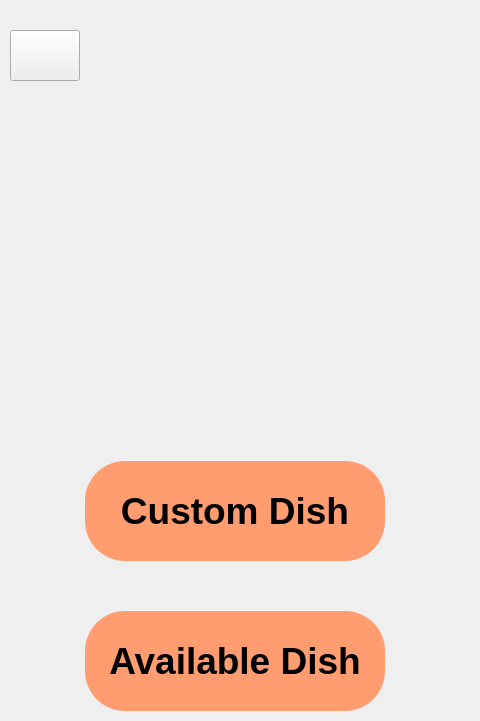
   <widget class="QWidget" name="secondScreen">
    <attribute name="title">
     <string>secondScreen</string>
    </attribute>
    <widget class="QLabel" name="label_3">
     <property name="geometry">
      <rect>
       <x>60</x>
       <y>130</y>
       <width>341</width>
       <height>281</height>
      </rect>
     </property>
     <property name="styleSheet">
      <string notr="true">background-image: url(:/newPrefix/Images/icons/secondIcon.jpg);</string>
     </property>
     <property name="text">
      <string/>
     </property>
     <property name="pixmap">
      <pixmap resource="images.qrc">:/newPrefix/Images/icons/secondIcon.jpg</pixmap>
     </property>
     <property name="scaledContents">
      <bool>true</bool>
     </property>
    </widget>
    <widget class="QWidget" name="horizontalLayoutWidget_2">
     <property name="geometry">
      <rect>
       <x>0</x>
       <y>460</y>
       <width>471</width>
       <height>102</height>
      </rect>
     </property>
     <layout class="QHBoxLayout" name="horizontalLayout_3">
      <item>
       <widget class="QPushButton" name="customDishButton">
        <property name="minimumSize">
         <size>
          <width>300</width>
          <height>100</height>
         </size>
        </property>
        <property name="maximumSize">
         <size>
          <width>300</width>
          <height>100</height>
         </size>
        </property>
        <property name="font">
         <font>
          <pointsize>28</pointsize>
          <weight>75</weight>
          <bold>true</bold>
         </font>
        </property>
        <property name="styleSheet">
         <string notr="true">QPushButton {
    background-color: rgb(255, 157, 112);
    border-radius: 40px;
    border-color: beige;
}
QPushButton:pressed {
    background-color: rgb(216, 131, 95);
    border-style: inset;
}</string>
        </property>
        <property name="text">
         <string>Custom Dish</string>
        </property>
       </widget>
      </item>
     </layout>
    </widget>
    <widget class="QWidget" name="horizontalLayoutWidget_3">
     <property name="geometry">
      <rect>
       <x>0</x>
       <y>610</y>
       <width>471</width>
       <height>102</height>
      </rect>
     </property>
     <layout class="QHBoxLayout" name="horizontalLayout_4">
      <item>
       <widget class="QPushButton" name="availableCuisinesButton">
        <property name="minimumSize">
         <size>
          <width>300</width>
          <height>100</height>
         </size>
        </property>
        <property name="maximumSize">
         <size>
          <width>300</width>
          <height>100</height>
         </size>
        </property>
        <property name="font">
         <font>
          <pointsize>28</pointsize>
          <weight>75</weight>
          <bold>true</bold>
         </font>
        </property>
        <property name="styleSheet">
         <string notr="true">QPushButton {
    background-color: rgb(255, 157, 112);
    border-radius: 40px;
    border-color: beige;
}
QPushButton:pressed {
    background-color: rgb(216, 131, 95);
    border-style: inset;
}</string>
        </property>
        <property name="text">
         <string>Available Dish</string>
        </property>
       </widget>
      </item>
     </layout>
    </widget>
    <widget class="QPushButton" name="back2_1Button">
     <property name="geometry">
      <rect>
       <x>10</x>
       <y>30</y>
       <width>70</width>
       <height>51</height>
      </rect>
     </property>
     <property name="minimumSize">
      <size>
       <width>70</width>
       <height>0</height>
      </size>
     </property>
     <property name="maximumSize">
      <size>
       <width>70</width>
       <height>16777215</height>
      </size>
     </property>
     <property name="text">
      <string/>
     </property>
     <property name="icon">
      <iconset>
       <normaloff>Images/icons/back.png</normaloff>Images/icons/back.png</iconset>
     </property>
     <property name="iconSize">
      <size>
       <width>40</width>
       <height>40</height>
      </size>
     </property>
    </widget>
   </widget>
